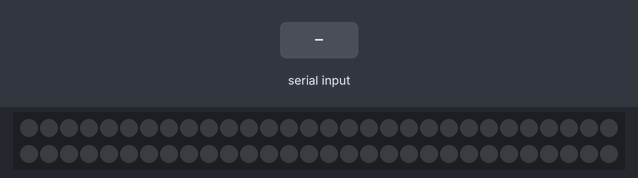
A sketch run on a simulated Arduino Uno, built with avr-gcc and run on an emulated ATmega328P. Parts: 60 RGB LEDs in strip order, left to right, continuing on the next row. The test bench sets the inputs (shaded band). Dim RGB values are drawn brighter than linear.

Above: at 1.2 s.
1.3 s: "90,45|" received over Serial
At 1.78 s:
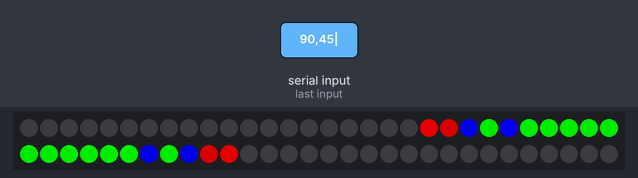
At 2.7 s:
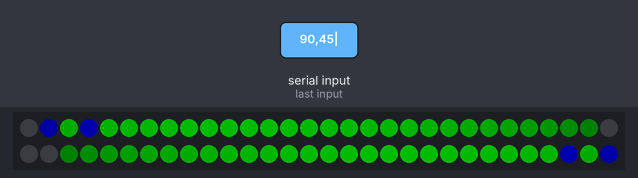
3.7 s: "90|" received over Serial
At 4.53 s:
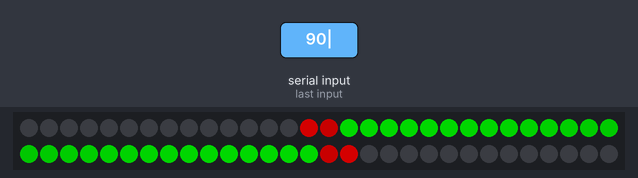
Timing chart, 0 to 6.7 s (numbered marks = the images above; inputs shaded):
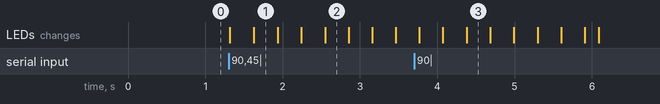

The sketch:

chord_responsive2.ino
```cpp
#include <StandardCplusplus.h>
#include <vector>
#include <Adafruit_NeoPixel.h>

#define PIN 6
#define lightCount 60
#define INPUT_SIZE 200

Adafruit_NeoPixel strip = Adafruit_NeoPixel(lightCount, PIN, NEO_GRB + NEO_KHZ800);

const int wheelFactor = 6;
std::vector< std::vector<uint8_t> > palette;
std::vector<uint8_t> thisColorVector;
std::vector<uint8_t> targetColorVector(3,0);
std::vector<uint8_t> currentColorVector(3,0);
const int maxChange = 2;
const float velocity = 10.0; // in leds per second
const int wait = 3; // in milliseconds
const int maxBeats = 15;
float beats[maxBeats] = {};
int beatRepeats[maxBeats] = {};
int beatColors[maxBeats][3] = {};
int mostRecentBeat = 0;
int oldBeatColor[3];
//std::vector<float> beats;
//std::vector<std::vector<uint8_t> > beatColors;
const int numSlots = strip.numPixels() / 2;

void setPalette(std::vector<char *> commands) {
  palette.clear();

  for (int j = 0; j < commands.size(); j++) {
    char* rgb = strtok(commands[j], ",");

    std::vector<char *> thisColor;

    while ( rgb != 0 ) {
      thisColor.push_back(rgb);
      rgb = strtok(0, ",");
    }

    thisColorVector.clear();
    thisColorVector.push_back(atoi(thisColor[0]));
    thisColorVector.push_back(atoi(thisColor[1]));
    thisColorVector.push_back(atoi(thisColor[2]));
    palette.push_back(thisColorVector);
  }
}

void setTargetColor(int colorIndex) {
  targetColorVector = palette[colorIndex % palette.size()];

  // track current beat color
  oldBeatColor[0] = beatColors[mostRecentBeat][0];
  oldBeatColor[1] = beatColors[mostRecentBeat][1];
  oldBeatColor[2] = beatColors[mostRecentBeat][2];

  int currentRepetitionCount = beatRepeats[mostRecentBeat];

  mostRecentBeat = ( mostRecentBeat + 1 ) % maxBeats;

//  Serial.print("setting target.  most recent beat is now ");
//  Serial.println(String(mostRecentBeat));

  // set beat location and beatcolors
  beats[mostRecentBeat] = 0;
  beatColors[mostRecentBeat][0] = targetColorVector[0];
  beatColors[mostRecentBeat][1] = targetColorVector[1];
  beatColors[mostRecentBeat][2] = targetColorVector[2];

//  Serial.println(String(beatColors[mostRecentBeat][0]));
//  Serial.println(String(beatColors[mostRecentBeat][1]));
//  Serial.println(String(beatColors[mostRecentBeat][2]));

  // track how many times this color has repeated
  if(beatColors[mostRecentBeat][0] == oldBeatColor[0] && beatColors[mostRecentBeat][1] == oldBeatColor[1] && beatColors[mostRecentBeat][2] == oldBeatColor[2]) {
    beatRepeats[mostRecentBeat] = currentRepetitionCount + 1;
  }
  else {
    beatRepeats[mostRecentBeat] = 0;
  }

//  Serial.print("beatRepeats = ");
//  Serial.println(String(beatRepeats[mostRecentBeat]));


}

void setColor(std::vector<uint8_t> colorVector) {
  for (int j = 0; j < strip.numPixels(); j++) {
    strip.setPixelColor(j, strip.Color(colorVector[0], colorVector[1], colorVector[2]));
  }
  strip.show();
}

//commands are either a single number corresponding to an index on the color palette, or a palette
//e.g. "5" sets the color to index 5 % palette_size
//e.g. p255,255,0;0,255,0;0,0,255| sets the palette to [yellow,green,blue]
void processCommands() {
  byte size = Serial.read();

//  Serial.print("Processing command starting with: ");
//  Serial.println(size);

  if ( size != 'p' ) {
    setTargetColor(size);
    return;
  };

  std::vector<char*> commands;

  char input[INPUT_SIZE + 1];
  byte size2 = Serial.readBytesUntil('|', input, INPUT_SIZE);
  input[size2] = 0;

  char* command = strtok(input, ";");
  while ( command != 0 ) {
//    Serial.print("received command: ");
//    Serial.println(command);

    commands.push_back(command);

    command = strtok(0, ";");
  }

//  Serial.print("found commands: ");
//  Serial.println(commands.size());

  setPalette(commands);
}

std::vector<uint8_t> Wheel(byte WheelPos) {
  WheelPos = 255 - WheelPos;
  int c[3];
  if(WheelPos < 85) {
   int c[] = { (255 - WheelPos * 3)/wheelFactor, 0, WheelPos * 3 / wheelFactor };
  } else if(WheelPos < 170) {
    WheelPos -= 85;
   int c[] = { 0, WheelPos * 3 / wheelFactor, (255 - WheelPos * 3)/wheelFactor };
  } else {
   WheelPos -= 170;
   int c[] = { WheelPos * 3 / wheelFactor, ( 255 - WheelPos * 3 ) / wheelFactor, 0 };
  }

  std::vector<uint8_t> cv(c,c+sizeof(c) / sizeof(uint8_t));
  return cv;
}

void setup() {
  Serial.begin(9600);
  strip.begin();

  for(int x = 0; x < lightCount; x++ ){
    strip.setPixelColor(x,strip.Color(0,0,0));
  }

  strip.show(); // Initialize all pixels to 'off'

  // set default palette to simple R,G, and B.
  int r[] = {255,0,0};
  std::vector<uint8_t> rv(r,r+sizeof(r) / sizeof(uint8_t));
  palette.push_back(rv);

  int g[] = {0,255,0};
  std::vector<uint8_t> gv(g,g+sizeof(g) / sizeof(uint8_t));
  palette.push_back(gv);

  int b[] = {0,0,255};
  std::vector<uint8_t> bv(b,b+sizeof(b) / sizeof(uint8_t));
  palette.push_back(bv);
}

void loop() {
  // read in commands
  if (Serial.available() > 0) {
    processCommands();
  }

  // move the beats at specified velocity
  for( int x = 0; x < maxBeats; x++ ) {
    beats[x] += velocity * wait / 100.0;
  }

  // set colors on the strip
  // start in the center and proceed outward
  int currentBeatIndex = mostRecentBeat;

  for( int k = 0; k < numSlots; k++ ) {
    // choose the relevant beatindex based on the beat locations and current location on the strip
    if( k > beats[currentBeatIndex] ) {
      int newBeatIndex = ( currentBeatIndex - 1 + maxBeats ) % maxBeats;

      if( newBeatIndex == mostRecentBeat ) {
        break;
      }

      currentBeatIndex = newBeatIndex;
    }

    // calculate intensity for the color at this pixel
    float intrabeatTrailOff = constrain((25.0 - ( beats[currentBeatIndex] - k ))/25.0,0,1.0); // beat trails off after initial hit
    float distanceTrailOff = constrain(0.8 * float(5 + numSlots - k)/float(numSlots),0.0,1.0); // intensity goes down with distance from center
    float repetitionTrailOff = constrain(float((4.0 - beatRepeats[currentBeatIndex]) / 4.0),0.3,1.0); // lessen intensity for repeated chords.  puts more emphasis on chord changes

    float intensity = intrabeatTrailOff * distanceTrailOff * repetitionTrailOff;

    // set color based on the color for this beat and the intensity
    uint32_t pixelColor = strip.Color(int(beatColors[currentBeatIndex][0] * intensity), int(beatColors[currentBeatIndex][1] * intensity), int(beatColors[currentBeatIndex][2] * intensity));
    strip.setPixelColor(k+numSlots,pixelColor);
    strip.setPixelColor(numSlots - k,pixelColor);
  }

  strip.show();

  delay(wait);
}
```

Measured:
- after the input at 1.3 s, the LEDs: first change at once (image 1 shows a later state)
- after the input at 3.7 s, the LEDs: first change after 0.07 s (image 3 shows a later state)
